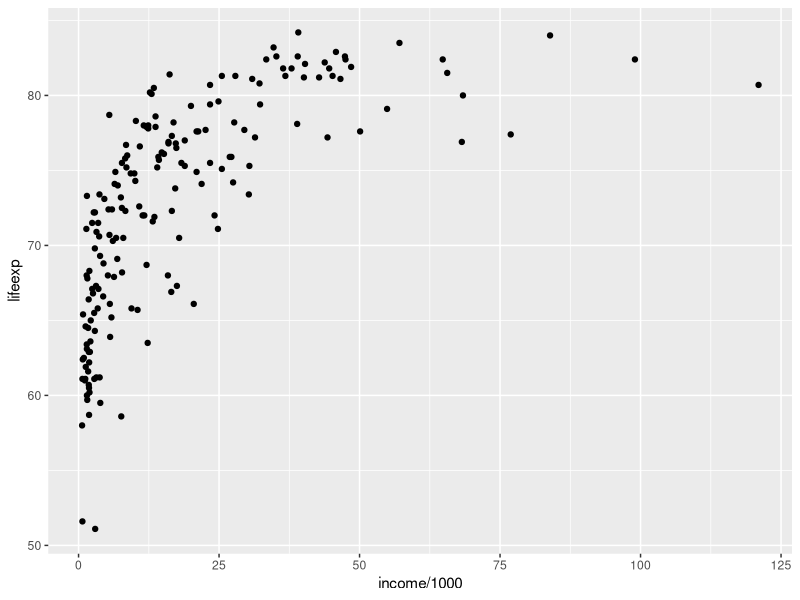
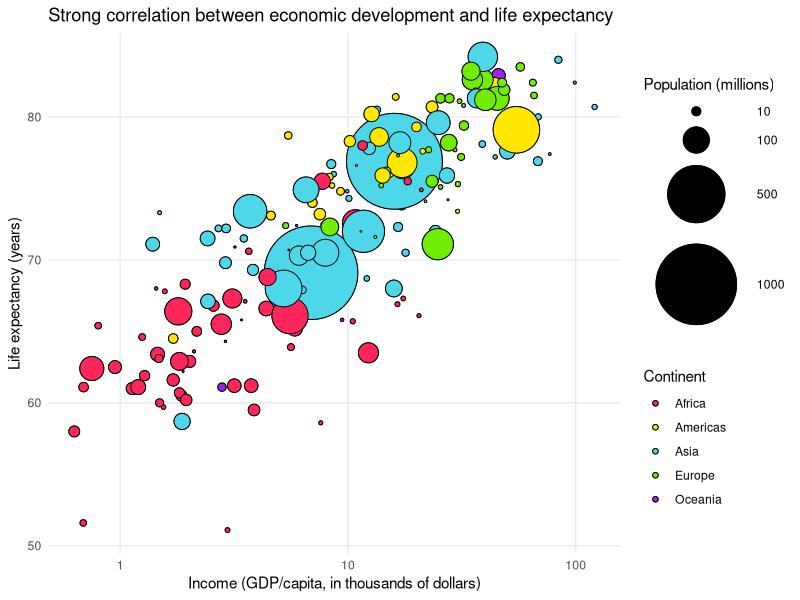

Source code (R) for these figures, in order: (Note: this script raises an error after producing the figures.)
library(ggplot2)
library(dplyr)


##################
# LOAD DATA
# Reference: 
##################


df <- read.csv("data/gapminder_data.csv", sep=",")

#versão básica
df %>% ggplot(aes(x = income/1000, y = lifeexp)) +
  geom_point()


df %>% ggplot(aes(x = income/1000, y = lifeexp, size = population/1000000, fill = continent)) +
  geom_point() +
  geom_point(shape = 21) +
  scale_x_log10() + 
  scale_size_area(max_size = 32, name = "Population (millions)", breaks = c(10, 100, 500, 1000)) +
  scale_fill_manual(values = c("#FF265C", "#FFE700", "#4ED7E9", "#70ED02", "purple"),  name = "Continent") +
  theme_minimal() +
  theme(panel.grid.minor = element_blank()) +
  xlab("Income (GDP/capita, in thousands of dollars)") +
  ylab("Life expectancy (years)") +
  ggtitle("Strong correlation between economic development and life expectancy")



df %>% ggplot(aes(x = continent, y = lifeexp, fill = continent)) +
  geom_bar(stat="identity") +
  scale_x_log10() + 
  scale_size_area(max_size = 32, name = "Population (millions)", breaks = c(10, 100, 500, 1000)) +
  scale_fill_manual(values = c("#FF265C", "#FFE700", "#4ED7E9", "#70ED02", "purple"),  name = "Continent") +
  theme_minimal() +
  theme(panel.grid.minor = element_blank()) +
  xlab("Income (GDP/capita, in thousands of dollars)") +
  ylab("Life expectancy (years)") +
  ggtitle("Strong correlation between economic development and life expectancy") +
  facet_wrap(~continent)


ggsave(filename = "ggplot-bubble-chart.png", units = "cm", width = 25, height = 18)